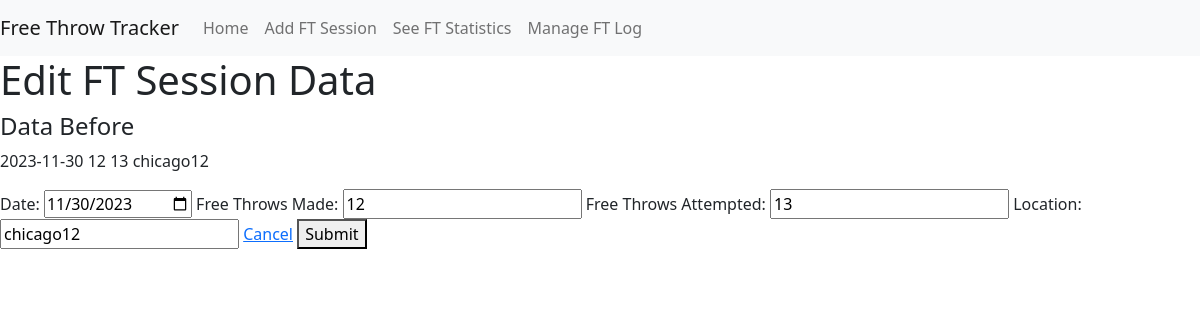
Before: /edit/3 with the older database file.
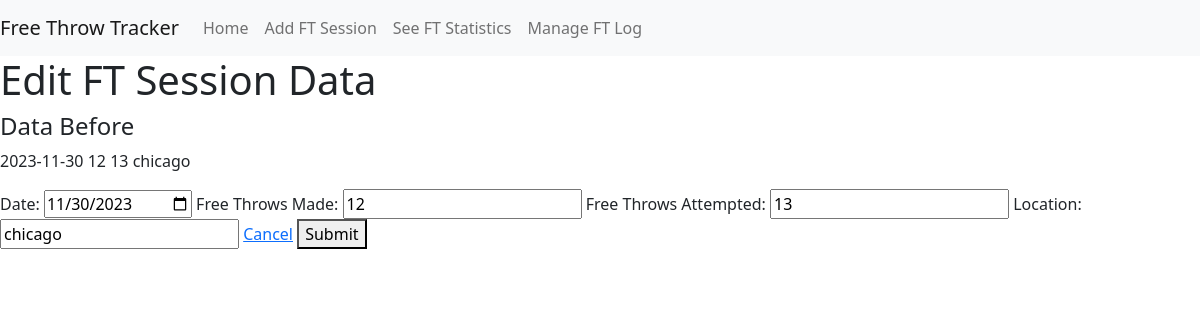
After: the same page with the newer database file.
### tables this page shows
CREATE TABLE freethrowlog (
    id INTEGER PRIMARY KEY AUTOINCREMENT,
    sessionDate TEXT NOT NULL,
    ftMade INTEGER NOT NULL,
    ftAttempted INTEGER NOT NULL,
    locationName TEXT NOT NULL
    
);

### app.py (the view, shortened to what this page needs)
@app.route("/edit/<string:id>",methods=['POST','GET'])
def edit(id):
    if request.method == 'GET':
        conn = get_db_connection()
        cursor = conn.cursor()
        cursor.execute("SELECT * FROM freethrowlog WHERE ID=?", (id,))
        data = cursor.fetchall()
        cursor.close()
        conn.close()
        date = str(data[0]['sessionDate'])
        return render_template("edit.html", data=data, date=date)

### app.py (called while the page is built)
def get_db_connection():
    conn = sqlite3.connect('database.db')
    conn.row_factory = sqlite3.Row
    return conn

### templates/edit.html
{% extends 'base.html' %}
{% block content %}
    <h1>{% block title %} Edit FT Session Data {% endblock %}</h1>
    <form action="{{ url_for('edit', id=data[0]['id'])}}" method="post">
        <h4>Data Before</h4>
        <p>{{data[0]['sessionDate']}} {{data[0]['ftmade']}} {{data[0]['ftattempted']}} {{ data[0]['locationName'] }}</p>
        <label for="date">Date: </label>
        <input type="date" id="date" name="date" value='{{data[0]["sessionDate"]}}'>
        <label for="ftmade">Free Throws Made: </label>
        <input type="number" id="ftmade" name="ftmade" value='{{data[0]["ftmade"]}}'>
        <label for="ftattempted">Free Throws Attempted: </label>
        <input type="number" id="ftattempted" name="ftattempted" value='{{data[0]["ftattempted"]}}'>
        <label for="location">Location: </label>
        <input type="text" id="location" name="location" value='{{data[0]["locationName"]}}' >
        <a href='{{url_for("log")}}'>Cancel</a>
        <button type="submit">Submit</button>
    </form>
{% endblock %}

Changed rows visible on the page:
changed freethrowlog: locationName "chicago12" → "chicago"; location "chicago12" → "chicago"
